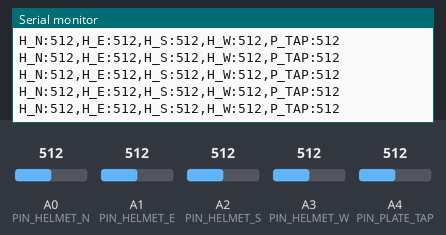
Simulated run of this sketch. Board: Arduino Nano, built with avr-gcc and run on an emulated ATmega328P. Parts: the last lines printed to the serial monitor. The inputs (shaded band) are chosen by the test bench; at power-on: A0 (PIN_HELMET_N) = 512, A2 (PIN_HELMET_S) = 512, A1 (PIN_HELMET_E) = 512, A3 (PIN_HELMET_W) = 512, A4 (PIN_PLATE_TAP) = 512.

Above: at 1.2 s.
1.3 s: A0 (PIN_HELMET_N) set to 110
At 2.3 s:
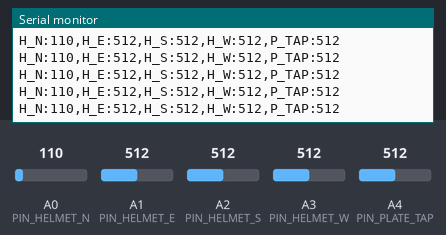
4.3 s: A0 (PIN_HELMET_N) set to 88
At 5.0 s:
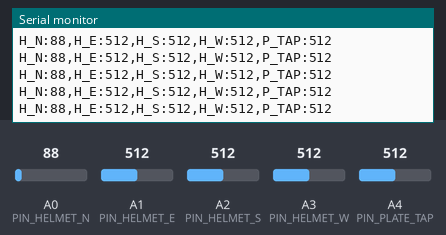
8.8 s: A2 (PIN_HELMET_S) set to 111
At 9.9 s:
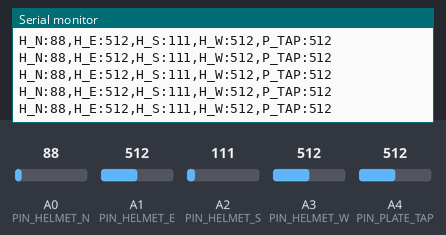
11.8 s: A2 (PIN_HELMET_S) set to 90
At 12.9 s:
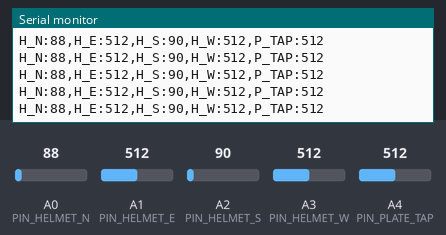
Timing chart, 0 to 14.8 s (numbered marks = the images above; inputs shaded):
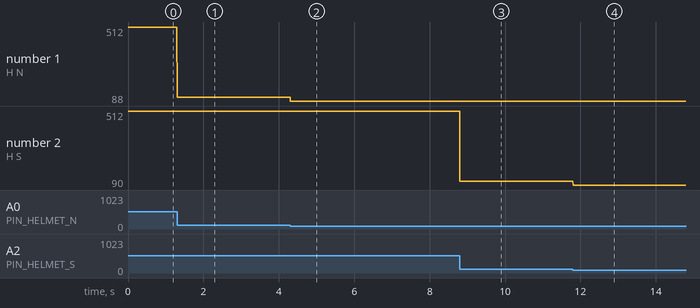

The sketch:

nano_helmet_plate.ino
```cpp
/*
 * TapSense v2 — 4-Zone Helmet + Plate Carrier Sensor Node (Arduino Nano)
 *
 * Samples five CurveSYS / FSR voltage dividers at 100 Hz (10 ms cadence):
 *   A0 : Helmet Front  (0 deg  / N)
 *   A1 : Helmet Right  (90 deg / E)
 *   A2 : Helmet Back   (180 deg / S)
 *   A3 : Helmet Left   (270 deg / W)
 *   A4 : Plate Carrier Gesture Pad (chest/shoulder tap trigger)
 *
 * Wiring per channel: 5V -> FSR -> Analog Pin -> 10 kOhm -> GND.
 * Output: labelled ASCII CSV at 115200 baud:
 *   H_N:<int>,H_E:<int>,H_S:<int>,H_W:<int>,P_TAP:<int>\n
 *
 * 100 Hz gives 10 ms resolution so sharp helmet impacts can be separated
 * from slow static preload (helmet strap tension or leaning).
 */

const uint8_t PIN_HELMET_N = A0;
const uint8_t PIN_HELMET_E = A1;
const uint8_t PIN_HELMET_S = A2;
const uint8_t PIN_HELMET_W = A3;
const uint8_t PIN_PLATE_TAP = A4;

const unsigned long SAMPLE_INTERVAL_MS = 10;  // 100 Hz
unsigned long lastSampleAt = 0;

void setup() {
  Serial.begin(115200);
}

void loop() {
  const unsigned long now = millis();
  if (now - lastSampleAt < SAMPLE_INTERVAL_MS) {
    return;
  }
  lastSampleAt = now;

  const int hN = analogRead(PIN_HELMET_N);
  const int hE = analogRead(PIN_HELMET_E);
  const int hS = analogRead(PIN_HELMET_S);
  const int hW = analogRead(PIN_HELMET_W);
  const int pTap = analogRead(PIN_PLATE_TAP);

  Serial.print(F("H_N:"));
  Serial.print(hN);
  Serial.print(F(",H_E:"));
  Serial.print(hE);
  Serial.print(F(",H_S:"));
  Serial.print(hS);
  Serial.print(F(",H_W:"));
  Serial.print(hW);
  Serial.print(F(",P_TAP:"));
  Serial.println(pTap);
}
```

Measured:
- after the input at 1.3 s, the serial monitor: prints a new line at once (image 1)
- after the input at 4.3 s, the serial monitor: prints a new line at once (image 2)
- after the input at 8.8 s, the serial monitor: prints a new line at once (image 3)
- after the input at 11.8 s, the serial monitor: prints a new line at once (image 4)
- plotted number 1: 512 → 110 after the input at 1.3 s, 110 → 88 after the input at 4.3 s
- plotted number 2: 512 → 111 after the input at 8.8 s, 111 → 90 after the input at 11.8 s
